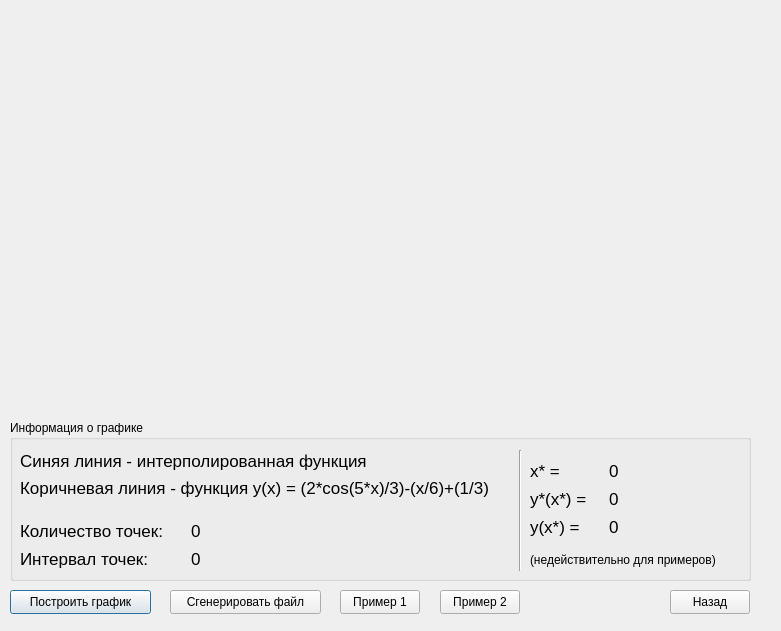
<?xml version="1.0" encoding="UTF-8"?>
<ui version="4.0">
 <class>Newton</class>
 <widget class="QDialog" name="Newton">
  <property name="geometry">
   <rect>
    <x>0</x>
    <y>0</y>
    <width>781</width>
    <height>631</height>
   </rect>
  </property>
  <property name="windowTitle">
   <string>Полином Ньютона</string>
  </property>
  <widget class="QCustomPlot" name="widgetN" native="true">
   <property name="geometry">
    <rect>
     <x>10</x>
     <y>10</y>
     <width>741</width>
     <height>401</height>
    </rect>
   </property>
  </widget>
  <widget class="QGroupBox" name="groupBox">
   <property name="geometry">
    <rect>
     <x>10</x>
     <y>420</y>
     <width>741</width>
     <height>161</height>
    </rect>
   </property>
   <property name="title">
    <string>Информация о графике</string>
   </property>
   <widget class="Line" name="line">
    <property name="geometry">
     <rect>
      <x>500</x>
      <y>30</y>
      <width>20</width>
      <height>121</height>
     </rect>
    </property>
    <property name="orientation">
     <enum>Qt::Vertical</enum>
    </property>
   </widget>
   <widget class="QLabel" name="label_8">
    <property name="geometry">
     <rect>
      <x>520</x>
      <y>130</y>
      <width>211</width>
      <height>20</height>
     </rect>
    </property>
    <property name="text">
     <string>(недействительно для примеров)</string>
    </property>
   </widget>
   <widget class="QWidget" name="">
    <property name="geometry">
     <rect>
      <x>10</x>
      <y>30</y>
      <width>479</width>
      <height>48</height>
     </rect>
    </property>
    <layout class="QVBoxLayout" name="verticalLayout_2">
     <item>
      <widget class="QLabel" name="label">
       <property name="font">
        <font>
         <pointsize>13</pointsize>
        </font>
       </property>
       <property name="text">
        <string>Синяя линия - интерполированная функция</string>
       </property>
      </widget>
     </item>
     <item>
      <widget class="QLabel" name="label_2">
       <property name="font">
        <font>
         <pointsize>13</pointsize>
        </font>
       </property>
       <property name="text">
        <string>Коричневая линия - функция y(x) = (2*cos(5*x)/3)-(x/6)+(1/3)</string>
       </property>
      </widget>
     </item>
    </layout>
   </widget>
   <widget class="QWidget" name="">
    <property name="geometry">
     <rect>
      <x>10</x>
      <y>100</y>
      <width>181</width>
      <height>50</height>
     </rect>
    </property>
    <layout class="QHBoxLayout" name="horizontalLayout">
     <item>
      <layout class="QVBoxLayout" name="verticalLayout">
       <item>
        <widget class="QLabel" name="label_3">
         <property name="font">
          <font>
           <pointsize>13</pointsize>
          </font>
         </property>
         <property name="text">
          <string>Количество точек:</string>
         </property>
        </widget>
       </item>
       <item>
        <widget class="QLabel" name="label_4">
         <property name="font">
          <font>
           <pointsize>13</pointsize>
          </font>
         </property>
         <property name="text">
          <string>Интервал точек:</string>
         </property>
        </widget>
       </item>
      </layout>
     </item>
     <item>
      <spacer name="horizontalSpacer">
       <property name="orientation">
        <enum>Qt::Horizontal</enum>
       </property>
       <property name="sizeHint" stdset="0">
        <size>
         <width>40</width>
         <height>20</height>
        </size>
       </property>
      </spacer>
     </item>
     <item>
      <layout class="QVBoxLayout" name="verticalLayout_3">
       <item>
        <widget class="QLabel" name="labelT">
         <property name="font">
          <font>
           <pointsize>13</pointsize>
          </font>
         </property>
         <property name="text">
          <string>0</string>
         </property>
        </widget>
       </item>
       <item>
        <widget class="QLabel" name="labelS">
         <property name="font">
          <font>
           <pointsize>13</pointsize>
          </font>
         </property>
         <property name="text">
          <string>0</string>
         </property>
        </widget>
       </item>
      </layout>
     </item>
    </layout>
   </widget>
   <widget class="QWidget" name="">
    <property name="geometry">
     <rect>
      <x>520</x>
      <y>40</y>
      <width>151</width>
      <height>78</height>
     </rect>
    </property>
    <layout class="QHBoxLayout" name="horizontalLayout_2">
     <item>
      <layout class="QVBoxLayout" name="verticalLayout_5">
       <item>
        <layout class="QHBoxLayout" name="horizontalLayout_3">
         <item>
          <widget class="QLabel" name="label_5">
           <property name="font">
            <font>
             <pointsize>13</pointsize>
            </font>
           </property>
           <property name="text">
            <string>x* = </string>
           </property>
          </widget>
         </item>
        </layout>
       </item>
       <item>
        <widget class="QLabel" name="label_6">
         <property name="font">
          <font>
           <pointsize>13</pointsize>
          </font>
         </property>
         <property name="text">
          <string>y*(x*) = </string>
         </property>
        </widget>
       </item>
       <item>
        <widget class="QLabel" name="label_7">
         <property name="font">
          <font>
           <pointsize>13</pointsize>
          </font>
         </property>
         <property name="text">
          <string>y(x*) = </string>
         </property>
        </widget>
       </item>
      </layout>
     </item>
     <item>
      <layout class="QVBoxLayout" name="verticalLayout_4">
       <item>
        <widget class="QLabel" name="label_9">
         <property name="font">
          <font>
           <pointsize>13</pointsize>
          </font>
         </property>
         <property name="text">
          <string>0</string>
         </property>
        </widget>
       </item>
       <item>
        <widget class="QLabel" name="labelY1">
         <property name="font">
          <font>
           <pointsize>13</pointsize>
          </font>
         </property>
         <property name="text">
          <string>0</string>
         </property>
        </widget>
       </item>
       <item>
        <widget class="QLabel" name="labelY2">
         <property name="font">
          <font>
           <pointsize>13</pointsize>
          </font>
         </property>
         <property name="text">
          <string>0</string>
         </property>
        </widget>
       </item>
      </layout>
     </item>
    </layout>
   </widget>
  </widget>
  <widget class="QPushButton" name="pushButton">
   <property name="geometry">
    <rect>
     <x>10</x>
     <y>590</y>
     <width>141</width>
     <height>24</height>
    </rect>
   </property>
   <property name="text">
    <string>Построить график</string>
   </property>
  </widget>
  <widget class="QPushButton" name="pushButton_2">
   <property name="geometry">
    <rect>
     <x>170</x>
     <y>590</y>
     <width>151</width>
     <height>24</height>
    </rect>
   </property>
   <property name="text">
    <string>Сгенерировать файл</string>
   </property>
  </widget>
  <widget class="QPushButton" name="pushButton_3">
   <property name="geometry">
    <rect>
     <x>670</x>
     <y>590</y>
     <width>80</width>
     <height>24</height>
    </rect>
   </property>
   <property name="text">
    <string>Назад</string>
   </property>
  </widget>
  <widget class="QPushButton" name="pushButton_4">
   <property name="geometry">
    <rect>
     <x>340</x>
     <y>590</y>
     <width>80</width>
     <height>24</height>
    </rect>
   </property>
   <property name="text">
    <string>Пример 1</string>
   </property>
  </widget>
  <widget class="QPushButton" name="pushButton_5">
   <property name="geometry">
    <rect>
     <x>440</x>
     <y>590</y>
     <width>80</width>
     <height>24</height>
    </rect>
   </property>
   <property name="text">
    <string>Пример 2</string>
   </property>
  </widget>
 </widget>
 <customwidgets>
  <customwidget>
   <class>QCustomPlot</class>
   <extends>QWidget</extends>
   <header>qcustomplot.h</header>
   <container>1</container>
  </customwidget>
 </customwidgets>
 <resources/>
 <connections>
  <connection>
   <sender>pushButton_3</sender>
   <signal>clicked()</signal>
   <receiver>Newton</receiver>
   <slot>close()</slot>
   <hints>
    <hint type="sourcelabel">
     <x>681</x>
     <y>606</y>
    </hint>
    <hint type="destinationlabel">
     <x>598</x>
     <y>606</y>
    </hint>
   </hints>
  </connection>
 </connections>
</ui>
